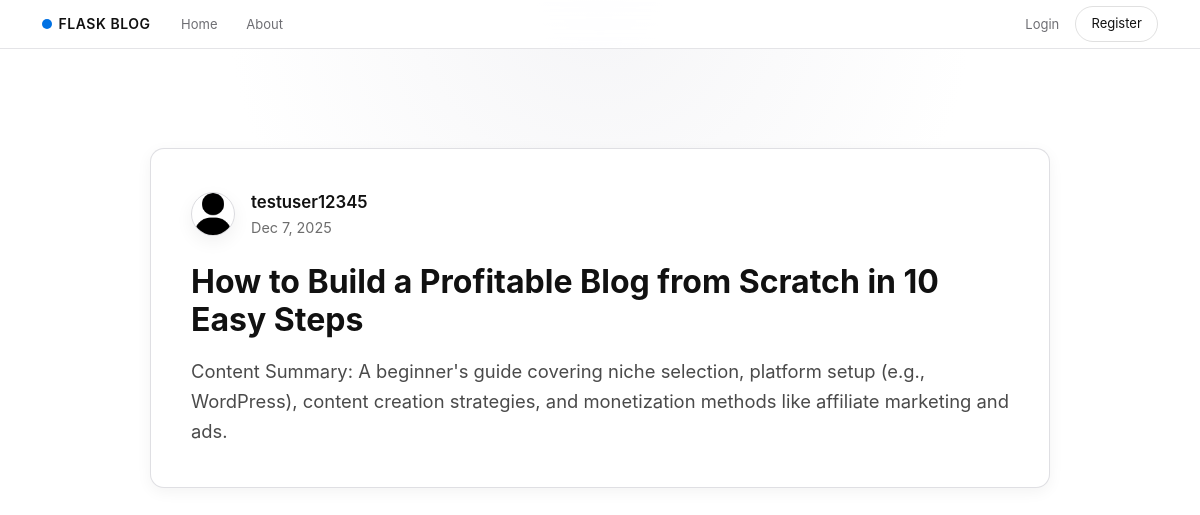
Screenshot of /post/2 with the database file from the repository.
### flaskblog/models.py (models this page shows, shortened)
class User(db.Model, UserMixin):
    id = db.Column(db.Integer, primary_key = True)
    username = db.Column(db.String(20), unique=True, nullable=False)
    email = db.Column(db.String(120), unique=True, nullable=False)
    image_file = db.Column(db.String(20), nullable=False, default='default.jpg')
    password = db.Column(db.String(60), nullable=False)
    posts = db.relationship('Post', backref='author', lazy=True)

class Post(db.Model):
    id = db.Column(db.Integer, primary_key = True)
    title = db.Column(db.String(100), nullable=False)
    date_posted = db.Column(db.DateTime(timezone=True), nullable=False, default=lambda: datetime.now(timezone.utc))
    content = db.Column(db.Text, nullable=False)
    user_id = db.Column(db.Integer, db.ForeignKey('user.id'), nullable=False)

### flaskblog/posts/routes.py (the view)
@posts.route("/post/<post_id>")
def post(post_id):
    post = Post.query.get_or_404(post_id)
    return render_template('post.html', title=post.title, post=post)

### flaskblog/templates/post.html (shortened to what this page needs)
{% extends "layout.html" %} {% block content %}
<article class="content-section post-card improved-post-card">
  <div class="post-header d-flex justify-content-between align-items-start">
    <div class="d-flex align-items-center">
      <img
        class="story-avatar me-3"
        src="{{ url_for('static', filename='profile_pics/' ~ post.author.image_file) }}"
        alt="{{ post.author.username }}'s avatar"
      />
      <div>
        <div class="post-author">{{ post.author.username }}</div>
        <div class="post-date">
          {{ post.date_posted.strftime('%b %-d, %Y') }}
        </div>
      </div>
    </div>
  </div>
  <h2 class="post-title mt-4">{{ post.title }}</h2>
  <div class="post-content mt-3">{{ post.content }}</div>
</article>
{% endblock %}

### flaskblog/static/main.css (style rules this page uses)
:root { --primary-color: #111111; --primary-muted: #1d1d1f; --accent-color: #0071e3; --accent-soft: #e8f0ff; --text-primary: #111111; --text-secondary: #6e6e73; --text-tertiary: #a1a1a6; --bg-primary: #ffffff; --bg-secondary: #fbfbfd; --bg-elevated: #ffffff; --border-color: #d2d2d7; --radius-soft: 18px; --shadow-soft: 0 18px 40px rgba(0, 0, 0, 0.08); --shadow-subtle: 0 1px 3px rgba(0, 0, 0, 0.08); }
* { margin: 0; padding: 0; box-sizing: border-box; }
body { font-family: -apple-system, BlinkMacSystemFont, "SF Pro Text", system-ui, "Segoe UI", Roboto, "Helvetica Neue", Arial, sans-serif; background: radial-gradient(circle at top, #f5f5f7 0, #ffffff 45%); color: var(--text-primary); line-height: 1.6; -webkit-font-smoothing: antialiased; -moz-osx-font-smoothing: grayscale; }
h1, h2, h3, h4, h5, h6 { color: var(--text-primary); font-weight: 600; line-height: 1.2; margin-bottom: 1rem; }
.content-section { background: var(--bg-elevated); border-radius: var(--radius-soft); padding: 2.5rem; margin: 2rem 0; border: 1px solid rgba(210, 210, 215, 0.7); box-shadow: var(--shadow-subtle); }
.post-card { border-radius: 16px; border: 1px solid rgba(210, 210, 215, 0.7); padding: 1.6rem; background: var(--bg-elevated); box-shadow: var(--shadow-subtle); max-width: 900px; margin: 1.25rem auto; }
.story-avatar { width: 44px; height: 44px; border-radius: 50%; object-fit: cover; border: 1px solid rgba(210, 210, 215, 0.8); box-shadow: 0 6px 18px rgba(15, 23, 42, 0.06); }
.improved-post-card { padding: 2.5rem; border-radius: 14px; background: #ffffff; box-shadow: 0 4px 15px rgba(0, 0, 0, 0.05); }
.post-header { gap: 1rem; }
.post-author { font-weight: 600; font-size: 1.05rem; }
.post-date { color: #6d6d6d; font-size: 0.9rem; }
.post-title { font-size: 2rem; font-weight: 700; margin-bottom: 0.6rem; }
.post-content { font-size: 1.15rem; color: #4a4a4a; line-height: 1.65; }

### rows the page displays
User: image_file (placeholder picture), author.username "testuser12345"
Post: date_posted "Dec 7, 2025", title "How to Build a Profitable Blog from Scratch in 10 Easy Steps", content "Content Summary: A beginner's guide covering niche selection, platform setup (e.g., WordPress), content creation strategies, and monetization methods like affiliate marketing and ads."
